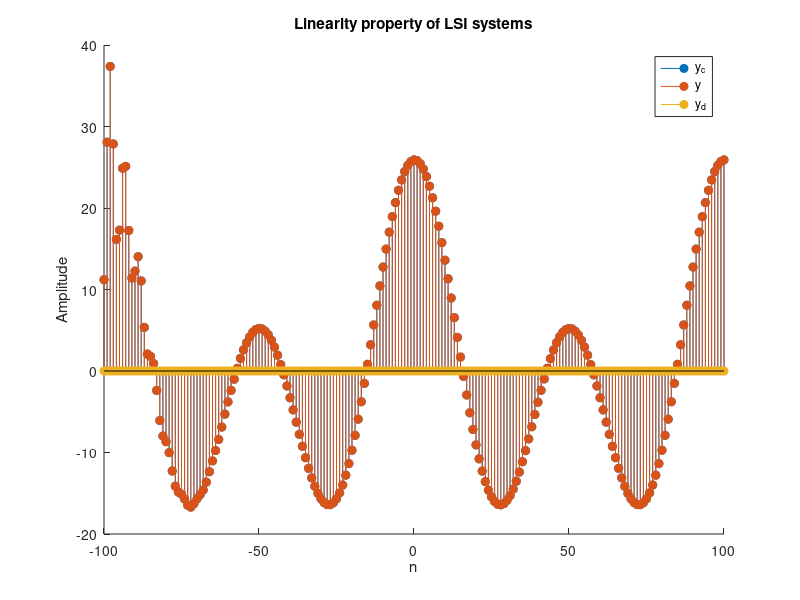

Here is the MATLAB script that generated this plot:
%% Experiment - 2
% Example - 3
clc;
clear;
figure;

%% Linearity property of LSI systems
n = -100 : 100;  % Discrete time index
f_1 = 0.01;  % Normalised frequency 1
f_2 = 0.02;  % Normalised frequency 2

NUM = [2.2403, 2.4908, 2.2403];  % Numerator coefficients of T[z]
DEN = [1, -0.4, 0.75];  % Denominator coefficients of T[z]

x_1 = cos(2 * pi * f_1 * n);
x_2 = cos(2 * pi * f_2 * n);

c_1 = 2;
c_2 = 3;

x = c_1 * x_1 + c_2 * x_2;  % Linear combination of x_1 and x_2

y_1 = filter(NUM, DEN, x_1);
y_2 = filter(NUM, DEN, x_2);
y_c = c_1 * y_1 + c_2 * y_2;  % Output of combined individual outputs
y = filter(NUM, DEN, x);  % Output of combined inputs
y_d = y - y_c;

hold on;
stem(n, y_c, 'filled')
stem(n, y, 'filled')
stem(n, y_d, 'filled')
hold off;
title('Linearity property of LSI systems')
legend('y_c', 'y', 'y_d')
xlabel('n')
ylabel('Amplitude')
